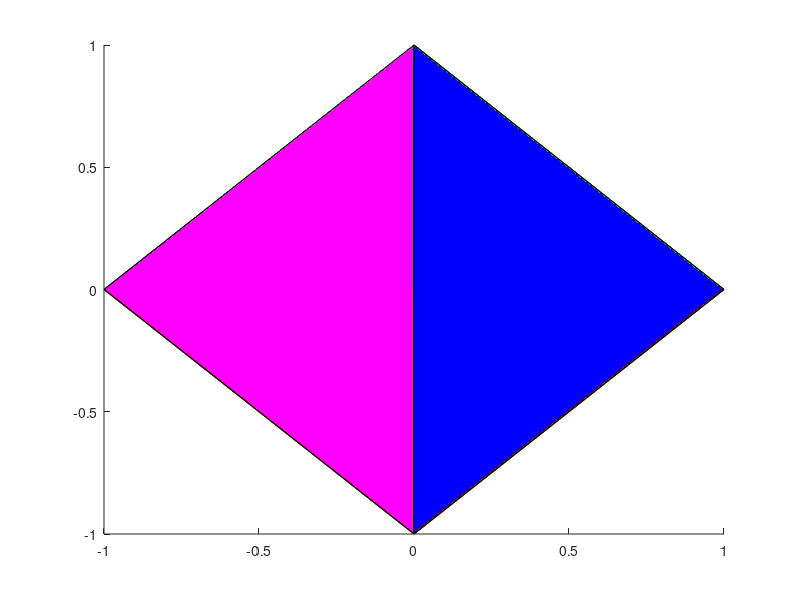

Here is the MATLAB script that generated this plot: (Note: this script raises an error after producing the figure.)
clear; clf;

% verify face component tangential continuity
%% tet 1
% regular tetrahedron
x = [1 -1 0 0];
y = [0 0 -1 1];
z = [-1/sqrt(2) -1/sqrt(2) 1/sqrt(2) 1/sqrt(2)];

% edge vectors
t23 = [x(3)-x(2), y(3)-y(2), z(3)-z(2)];  l23 = norm(t23);
t24 = [x(4)-x(2), y(4)-y(2), z(4)-z(2)];  l24 = norm(t24);
t12 = [x(2)-x(1), y(2)-y(1), z(2)-z(1)];  l12 = norm(t12);
t13 = [x(3)-x(1), y(3)-y(1), z(3)-z(1)];  l13 = norm(t13);
t14 = [x(4)-x(1), y(4)-y(1), z(4)-z(1)];  l14 = norm(t14);
t34 = [x(4)-x(3), y(4)-y(3), z(4)-z(3)];  l34 = norm(t34);

% twice the opposite triangle areas
S1 = norm( cross(t23, t24) );
S2 = norm( cross(t13, t14) );
S3 = norm( cross(t12, t14) );
S4 = norm( cross(t12, t13) );

% patch
patch(x([1 2 3]), y([1 2 3]), z([1 2 3]), 'red'); hold on
patch(x([1 2 4]), y([1 2 4]), z([1 2 4]), 'green');
patch(x([1 3 4]), y([1 3 4]), z([1 3 4]), 'blue');
patch(x([2 3 4]), y([2 3 4]), z([2 3 4]), 'magenta');
alpha(0.2);

for ii = 1:4,
    str = sprintf('%d',ii);
    text(x(ii),y(ii),z(ii),str, 'FontSize', 30);
end

axis equal;

% determine left or right tetrahedron
if( cross(t12, t13) * t14' > 0 ),
    type = 1;
    K = 1;
else
    type = 2;
    K = -1;
end

F = [1 1 1 1; x; y; z];
V = 1/6 * det(F);
F = F / det(F);

S = diag([S1, S2, S3, S4]);

Mat = - K * inv(S) * inv(F);
S = diag(S);

n1 = Mat(1,2:4);
n2 = Mat(2,2:4);
n3 = Mat(3,2:4);
n4 = Mat(4,2:4);

% % quiver3(x, y, z, Mat(:,2)', Mat(:,3)', Mat(:,4)', 0.785, 'LineWidth', 3);
nabla1 = - S(1) / 6 / V * n1;
nabla2 = - S(2) / 6 / V * n2;
nabla3 = - S(3) / 6 / V * n3;
nabla4 = - S(4) / 6 / V * n4;

bits = codegen(4, 4);
Z = 1./4 * bits;  Z = Z';
A = [1 1 1 1; x; y; z];
F = A / det(A);
X = det(A) * F * Z;
X = X';  X = X(:,2:4);  Z = Z';

% plot N12
n12x = l12 * ( Z(:,1) * nabla2(1) - Z(:,2) * nabla1(1) );
n12y = l12 * ( Z(:,1) * nabla2(2) - Z(:,2) * nabla1(2) );
n12z = l12 * ( Z(:,1) * nabla2(3) - Z(:,2) * nabla1(3) );
% 
% scatter3(X(:,1), X(:,2), X(:,3), 60, 'filled');
% quiver3(X(:,1), X(:,2), X(:,3), n12x, n12y, n12z, 0.6, 'LineWidth', 1);
view(3);

%% tet 2
clear;
% regular tetrahedron
x = [1 -1 0 0.1];
y = [0 0 -1 -0.94];
z = [-1/sqrt(2) -1/sqrt(2) 1/sqrt(2) -1/sqrt(2)];

% edge vectors
t23 = [x(3)-x(2), y(3)-y(2), z(3)-z(2)];  l23 = norm(t23);
t24 = [x(4)-x(2), y(4)-y(2), z(4)-z(2)];  l24 = norm(t24);
t12 = [x(2)-x(1), y(2)-y(1), z(2)-z(1)];  l12 = norm(t12);
t13 = [x(3)-x(1), y(3)-y(1), z(3)-z(1)];  l13 = norm(t13);
t14 = [x(4)-x(1), y(4)-y(1), z(4)-z(1)];  l14 = norm(t14);
t34 = [x(4)-x(3), y(4)-y(3), z(4)-z(3)];  l34 = norm(t34);

% twice the opposite triangle areas
S1 = norm( cross(t23, t24) );
S2 = norm( cross(t13, t14) );
S3 = norm( cross(t12, t14) );
S4 = norm( cross(t12, t13) );

% patch
patch(x([1 2 3]), y([1 2 3]), z([1 2 3]), 'red'); hold on
patch(x([1 2 4]), y([1 2 4]), z([1 2 4]), 'green');
patch(x([1 3 4]), y([1 3 4]), z([1 3 4]), 'blue');
patch(x([2 3 4]), y([2 3 4]), z([2 3 4]), 'magenta');
alpha(0.2);

for ii = 1:4,
    str = sprintf('%d',ii);
    text(x(ii),y(ii),z(ii),str, 'FontSize', 30);
end

axis equal;

% determine left or right tetrahedron
if( cross(t12, t13) * t14' > 0 ),
    type = 1;
    K = 1;
else
    type = 2;
    K = -1;
end

F = [1 1 1 1; x; y; z];
V = 1/6 * abs( det(F) );
F = F / det(F);

S = diag([S1, S2, S3, S4]);

Mat = - K * inv(S) * inv(F);
S = diag(S);

n1 = Mat(1,2:4);
n2 = Mat(2,2:4);
n3 = Mat(3,2:4);
n4 = Mat(4,2:4);

% quiver3(x, y, z, Mat(:,2)', Mat(:,3)', Mat(:,4)', 0.785, 'LineWidth', 3);
nabla1 = - S(1) / 6 / V * n1;
nabla2 = - S(2) / 6 / V * n2;
nabla3 = - S(3) / 6 / V * n3;
nabla4 = - S(4) / 6 / V * n4;

bits = codegen(4, 4);
Z = 1./4 * bits;  Z = Z';
A = [1 1 1 1; x; y; z];
F = A / det(A);
X = det(A) * F * Z;
X = X';  X = X(:,2:4);  Z = Z';

% plot N12
n12x = l12 * ( Z(:,1) * nabla2(1) - Z(:,2) * nabla1(1) );
n12y = l12 * ( Z(:,1) * nabla2(2) - Z(:,2) * nabla1(2) );
n12z = l12 * ( Z(:,1) * nabla2(3) - Z(:,2) * nabla1(3) );
% 
% scatter3(X(:,1), X(:,2), X(:,3), 60, 'filled');
% quiver3(X(:,1), X(:,2), X(:,3), n12x, n12y, n12z, 0.6, 'LineWidth', 1);
view(3);













